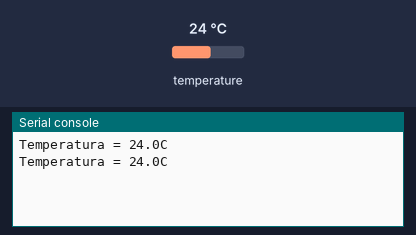
Recording of a program running on a simulated Raspberry Pi Pico running MicroPython. On the bench: the last lines printed to the serial console. The test bench sets the inputs (shaded band); at power-on: temperature 24 °C.

Above: at 1.2 s.
1.3 s: temperature set to 12 °C
At 1.9 s:
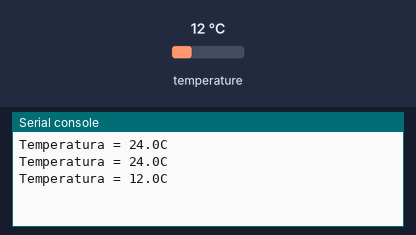
2.8 s: temperature set to 19 °C
At 3.4 s:
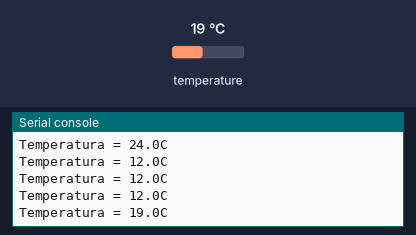
Timing chart, 0 to 5.8 s (numbered marks = the images above; inputs shaded):
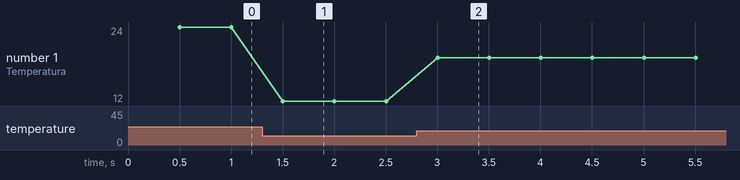

The program:

lm75a_mpython.py
```python
# Exemplo com LM75A

from machine import I2C,Pin
from time import sleep

# Endereco I2C do LM75A
LM75_ADDR = 0x48

# Registradores do LM75A
LM75_TEMP = 0
LM75_CONF = 1
LM75_THYST = 2
LM75_TOS = 3

# Codifica temperatura para o sensor
def encodeTemp(temp):
    if temp >= 0:
        val =  int(temp / 0.5) << 7
    else:
        val = (512 + int(temp/0.5)) << 7
    return bytearray([val >> 8, val & 0xFF])

# Decodifica temperatura informada pelo sensor
def decodeTemp(val):
    val = val >> 5
    if val >= 1024:
        return (val-2048)*0.125
    else:
        return val*0.125

i2c = I2C(0, sda=Pin(16), scl=Pin(17))

# Configura o sensor e define limites para a saida OS
i2c.writeto_mem(LM75_ADDR,LM75_CONF,b'\x00')
i2c.writeto_mem(LM75_ADDR,LM75_TOS,encodeTemp(22.5))
i2c.writeto_mem(LM75_ADDR,LM75_THYST,encodeTemp(20.0))

# Laco principal: le a temperatura
while True:
    sleep(0.5)
    data = i2c.readfrom_mem(LM75_ADDR,LM75_TEMP,2)
    temp = decodeTemp((data[0] << 8) + data[1])
    print ('Temperatura = {}C'.format (temp))
```

Measured:
- after the input at 1.3 s, the serial console: prints a new line after 0.20 s (image 1)
- after the input at 2.8 s, the serial console: prints a new line after 0.20 s (image 2)
- plotted number 1: 24 → 12 after the input at 1.3 s, 12 → 19 after the input at 2.8 s
